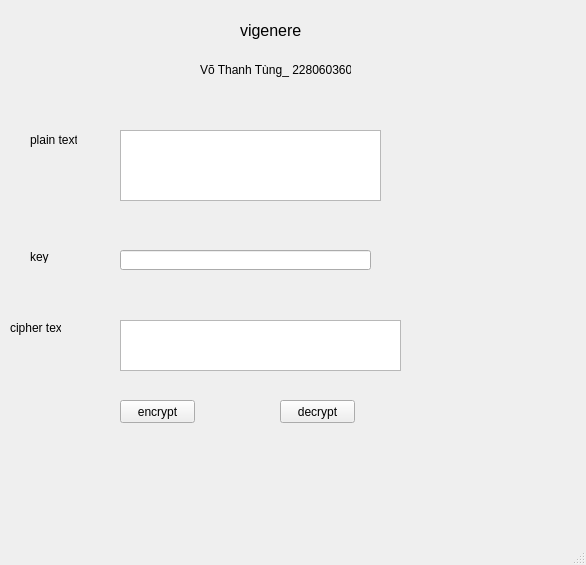
<?xml version="1.0" encoding="UTF-8"?>
<ui version="4.0">
 <class>MainWindow</class>
 <widget class="QMainWindow" name="MainWindow">
  <property name="geometry">
   <rect>
    <x>0</x>
    <y>0</y>
    <width>586</width>
    <height>565</height>
   </rect>
  </property>
  <property name="windowTitle">
   <string>MainWindow</string>
  </property>
  <widget class="QWidget" name="centralwidget">
   <widget class="QLabel" name="label_2">
    <property name="geometry">
     <rect>
      <x>200</x>
      <y>60</y>
      <width>151</width>
      <height>20</height>
     </rect>
    </property>
    <property name="text">
     <string>Võ Thanh Tùng_ 2280603603</string>
    </property>
   </widget>
   <widget class="QLabel" name="label">
    <property name="geometry">
     <rect>
      <x>240</x>
      <y>20</y>
      <width>131</width>
      <height>21</height>
     </rect>
    </property>
    <property name="font">
     <font>
      <pointsize>12</pointsize>
     </font>
    </property>
    <property name="text">
     <string>vigenere</string>
    </property>
   </widget>
   <widget class="QLabel" name="label_5">
    <property name="geometry">
     <rect>
      <x>10</x>
      <y>320</y>
      <width>51</width>
      <height>16</height>
     </rect>
    </property>
    <property name="text">
     <string>cipher text</string>
    </property>
   </widget>
   <widget class="QPlainTextEdit" name="txt_cipher_text">
    <property name="geometry">
     <rect>
      <x>120</x>
      <y>320</y>
      <width>281</width>
      <height>51</height>
     </rect>
    </property>
   </widget>
   <widget class="QLineEdit" name="txt_key">
    <property name="geometry">
     <rect>
      <x>120</x>
      <y>250</y>
      <width>251</width>
      <height>20</height>
     </rect>
    </property>
   </widget>
   <widget class="QPushButton" name="btn_encrypt">
    <property name="geometry">
     <rect>
      <x>120</x>
      <y>400</y>
      <width>75</width>
      <height>23</height>
     </rect>
    </property>
    <property name="text">
     <string>encrypt</string>
    </property>
   </widget>
   <widget class="QLabel" name="label_4">
    <property name="geometry">
     <rect>
      <x>30</x>
      <y>250</y>
      <width>47</width>
      <height>13</height>
     </rect>
    </property>
    <property name="text">
     <string>key</string>
    </property>
   </widget>
   <widget class="QPlainTextEdit" name="txt_plain_text">
    <property name="geometry">
     <rect>
      <x>120</x>
      <y>130</y>
      <width>261</width>
      <height>71</height>
     </rect>
    </property>
   </widget>
   <widget class="QLabel" name="label_3">
    <property name="geometry">
     <rect>
      <x>30</x>
      <y>130</y>
      <width>47</width>
      <height>20</height>
     </rect>
    </property>
    <property name="text">
     <string>plain text</string>
    </property>
   </widget>
   <widget class="QPushButton" name="btn_decrypt">
    <property name="geometry">
     <rect>
      <x>280</x>
      <y>400</y>
      <width>75</width>
      <height>23</height>
     </rect>
    </property>
    <property name="text">
     <string>decrypt</string>
    </property>
   </widget>
  </widget>
  <widget class="QMenuBar" name="menubar">
   <property name="geometry">
    <rect>
     <x>0</x>
     <y>0</y>
     <width>586</width>
     <height>21</height>
    </rect>
   </property>
  </widget>
  <widget class="QStatusBar" name="statusbar"/>
 </widget>
 <resources/>
 <connections/>
</ui>
